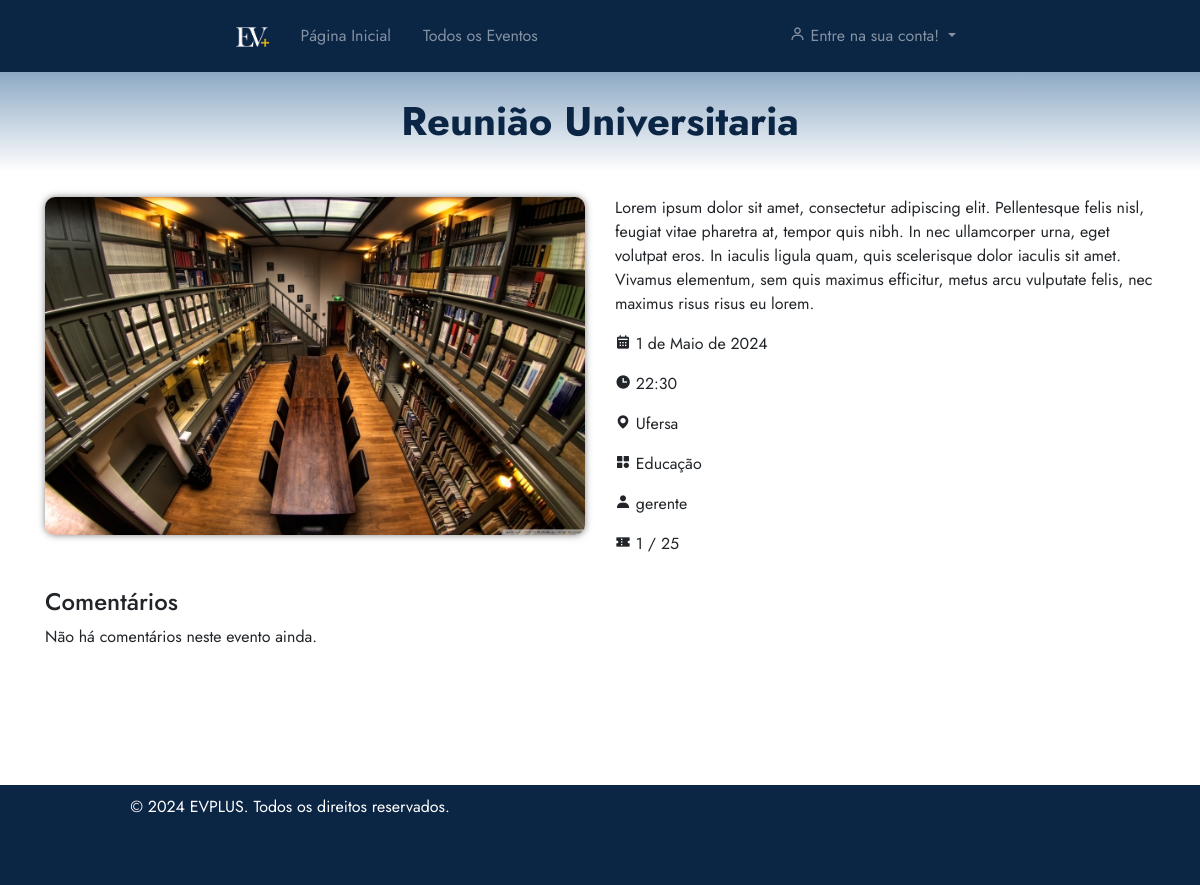
The app's page /eventos/detalhes/54/ with its own data.
### eventos/models.py (models this page shows, shortened)
class Evento(models.Model):
    user = models.ForeignKey(User, on_delete=models.CASCADE)
    clients = models.ManyToManyField(User, through='Inscricao', related_name='eventos')
    name = models.CharField(max_length=100)
    description = models.TextField()
    local = models.CharField(max_length=100)
    date = models.DateField()
    time = models.TimeField()
    category = models.CharField(max_length=100)
    banner = models.ImageField(null=True, blank=True, upload_to='banners/')
    limite_inscricoes = models.PositiveIntegerField(null=True, blank=True, verbose_name="Limite de Inscrições")
    finalizado = models.BooleanField(default=False)
    certificados = models.ManyToManyField(User, through='Certificado', related_name='eventos_certificados')
    avaliacoes = models.ManyToManyField(User, through='Avaliacao', related_name='eventos_avaliados')

### eventos/views.py (the view)
# urls.py: path('detalhes/<int:id>/', views.detalhesEvento, name='detalhes_evento'),
def detalhesEvento(request, id):
    evento = get_object_or_404(Evento, id=id)
    comentarios = Avaliacao.objects.filter(evento=evento)
    media_notas = comentarios.aggregate(media=Avg('nota'))['media']
    if request.user.is_authenticated:
        avaliacao_usuario = Avaliacao.objects.filter(evento=evento, user=request.user).first()
    else:
        avaliacao_usuario = None
    permitir_avaliacao = True if not avaliacao_usuario else False
    return render(request, 'visualizarEvento.html', {'evento': evento, 'comentarios': comentarios, 'media_notas': media_notas})

### eventos/templates/visualizarEvento.html (shortened to what this page needs)
{% extends 'base.html' %}
{% load static %}
{% block 'head' %}
    <link rel="stylesheet" href="{% static 'eventos/css/visualizarEvento.css' %}">
{% endblock %}
{% block 'dashboard' %}
    <div class="container">
        <div class="row">
            <div class="col-md-6">
                {% if evento.banner %}
                    <img src="{{ evento.banner.url }}" alt="Banner do Evento" class="img-fluid">
                {% else %}
                    <img src="{% static 'images/placeholder10.jpg' %}" alt="Banner do Evento" class="img-fluid">
                {% endif %}
            </div>
            <div class="col-md-6">
                <div class="row mt-4">
                    <div class="col-md-12">
                        <p>{{ evento.description }}</p>
                        <p><i class='bx bxs-calendar'></i> {{ evento.date }}</p>
                        <p><i class='bx bxs-time'></i> {{ evento.time }}</p>
                        <p><i class='bx bxs-map'></i> {{ evento.local }}</p>
                        <p><i class='bx bxs-category'></i> {{ evento.category }}</p>
                        <p><i class='bx bxs-user'></i> {{ evento.user }}</p>
                        {% if evento.limite_inscricoes %}
                            {% if evento.limite_inscricoes == -1 %}
                                <p><i class='bx bxs-coupon'></i> Não possui limite de inscrições</p>
                            {% elif evento.clients.count >= evento.limite_inscricoes %}
                                <p><i class='bx bxs-coupon'></i> Esgotado</p>
                            {% else %}
                                <p><i class='bx bxs-coupon'></i> {{ evento.clients.count }} / {{ evento.limite_inscricoes }}</p>
                            {% endif %}
                        {% else %}
                            <p><i class='bx bxs-coupon'></i> Não possui limite de inscrições</p>
                        {% endif %}
                    </div>
                </div>
            </div>
        </div>
    </div>
    <div class="container">
        <div class="row" style="margin-bottom: 120px;">
            <div class="col-md-12">
                <h4>Comentários</h4>
                <ul>
                    {% for avaliacao in comentarios %}
                        <li id="comentario-{{ avaliacao.id }}">
                            <div id="visualizar-comentario-{{ avaliacao.id }}">
                                <p><i class='bx bxs-user'></i> {{ avaliacao.user.username }}:   <i class='bx bxs-star'></i> {{ avaliacao.nota }}</p>
                                <p><i class='bx bx-comment-detail'></i> {{ avaliacao.comentario }}</p>
                                {% if request.user == avaliacao.user %}
                                <form action="{% url 'eventos:deletar_avaliacao' avaliacao.id %}" method="post" style="display: inline;">
                                    {% csrf_token %}
                                    <button type="submit" class="btn btn-danger btn-sm" style="margin-bottom: 15px;">Deletar</button>
                                </form>
                            {% endif %}
                            </div>
                        </li>
                    {% empty %}
                        <p>Não há comentários neste evento ainda.</p>
                    {% endfor %}
                </ul>
            </div>
        </div>
    </div>
{% endblock %}

### templates/static/general/css/base.css (style rules this page uses)
* { margin: 0; padding: 0; box-sizing: border-box; font-family: "Jost" , sans-serif; }

### templates/static/general/css/general.css (style rules this page uses)
:root { --main-color: #8da9c4; --dark-color: #0b2545; --light-color: #eef4ed; --contrast-color: #467afd; --differential-color: #134074; }

### templates/static/eventos/css/visualizarEvento.css (style rules this page uses)
.img-fluid { margin-top: 25px; max-width: 100%; border-radius: 10px; box-shadow: 0 0 7px rgba(0, 0, 0, 0.5); }

### records on screen
Evento: banner (picture), description "Lorem ipsum dolor sit amet, consectetur adipiscing elit. Pellentesque felis nisl, feugiat vitae pharetra at, tempor quis nibh. In nec ullamcorper urna, eget volutpat eros. In iaculis ligula quam, quis scelerisque dolor iaculis sit amet. Vivamus elementum, sem quis maximus efficitur, metus arcu vulputate felis, nec maximus risus risus eu lorem.", date "1 de Maio de 2024", time "22:30", local "Ufersa", category "Educação", user "gerente", clients.count "1", limite_inscricoes "25"
